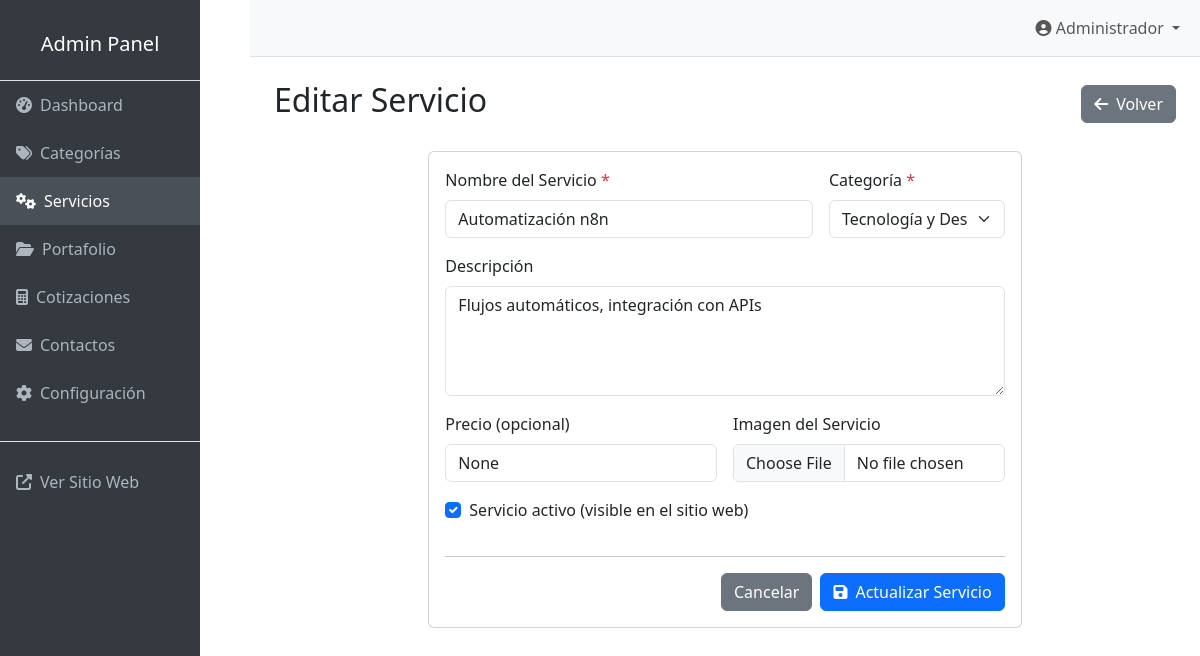
Page /admin/servicios/3/editar on the committed database.
### models.py (models this page shows, shortened)
class Service(db.Model):
    __tablename__ = 'services'
    id = db.Column(db.Integer, primary_key=True)
    id_categoria = db.Column(db.Integer, db.ForeignKey('categories.id'), nullable=False)
    nombre = db.Column(db.String(100), nullable=False)
    descripcion = db.Column(db.Text)
    precio = db.Column(db.String(50))
    imagen = db.Column(db.String(200))
    activo = db.Column(db.Boolean, default=True)
    created_at = db.Column(db.DateTime, default=datetime.utcnow)

### admin.py (the view, shortened to what this page needs)
@admin_bp.route('/servicios/<int:servicio_id>/editar', methods=['GET', 'POST'])
def editar_servicio(servicio_id):
    servicio = Service.query.get_or_404(servicio_id)
    categories = Category.query.all()
    return render_template('admin/servicio_form.html', servicio=servicio, categories=categories)

### app.py (called while the page is built)
def get_site_setting(key, default=''):
    setting = SiteSettings.query.filter_by(key=key).first()
    return setting.value if setting else default

def get_categories_with_services():
    categories = Category.query.all()
    categories_with_services = []
    for category in categories:
        services = Service.query.filter_by(id_categoria=category.id, activo=True).all()
        categories_with_services.append({
            'category': category,
            'services': services
        })
    return categories_with_services

@app.context_processor
def inject_site_data():
    return {
        'site_title': get_site_setting('site_title', 'Araiza Inc'),
        'company_name': get_site_setting('company_name', 'Araiza Inc'),
        'company_email': get_site_setting('company_email'),
        'company_phone': get_site_setting('company_phone'),
        'company_address': get_site_setting('company_address'),
        'facebook_url': get_site_setting('facebook_url'),
        'twitter_url': get_site_setting('twitter_url'),
        'linkedin_url': get_site_setting('linkedin_url'),
        'instagram_url': get_site_setting('instagram_url'),
        'logo_url': get_site_setting('logo_url'),
        'categories_menu': get_categories_with_services()
    }

### templates/admin/servicio_form.html (shortened to what this page needs)
{% extends "admin/base.html" %}
{% block content %}
<div class="d-flex justify-content-between align-items-center mb-4">
    <h2>{{ 'Editar Servicio' if servicio else 'Nuevo Servicio' }}</h2>
    <a href="{{ url_for('admin.servicios') }}" class="btn btn-secondary">
        <i class="fas fa-arrow-left me-2"></i>Volver
    </a>
</div>
<div class="row justify-content-center">
    <div class="col-lg-8">
        <div class="card">
            <div class="card-body">
                <form method="POST" enctype="multipart/form-data">
                    <div class="row g-3">
                        <div class="col-md-8">
                            <label for="nombre" class="form-label">Nombre del Servicio <span class="text-danger">*</span></label>
                            <input type="text" class="form-control" id="nombre" name="nombre"
                                   value="{{ servicio.nombre if servicio }}" required>
                        </div>
                        <div class="col-md-4">
                            <label for="id_categoria" class="form-label">Categoría <span class="text-danger">*</span></label>
                            <select class="form-select" id="id_categoria" name="id_categoria" required>
                                {% for category in categories %}
                                <option value="{{ category.id }}"
                                        {{ 'selected' if servicio and servicio.id_categoria == category.id }}>
                                    {{ category.nombre }}
                                </option>
                                {% endfor %}
                            </select>
                        </div>
                        <div class="col-12">
                            <label for="descripcion" class="form-label">Descripción</label>
                            <textarea class="form-control" id="descripcion" name="descripcion" rows="4"
                                      placeholder="Describe el servicio en detalle">{{ servicio.descripcion if servicio }}</textarea>
                        </div>
                        <div class="col-md-6">
                            <label for="precio" class="form-label">Precio (opcional)</label>
                            <input type="text" class="form-control" id="precio" name="precio"
                                   value="{{ servicio.precio if servicio }}"
                                   placeholder="Ej: Desde $500, Consultar, etc.">
                        </div>
                        <div class="col-md-6">
                            <label for="imagen" class="form-label">Imagen del Servicio</label>
                            <input type="file" class="form-control" id="imagen" name="imagen"
                                   accept="image/*">
                        </div>
                        <div class="col-12">
                            <div class="form-check">
                                <input class="form-check-input" type="checkbox" id="activo" name="activo"
                                       {{ 'checked' if not servicio or servicio.activo }}>
                                <label class="form-check-label" for="activo">
                                    Servicio activo (visible en el sitio web)
                                </label>
                            </div>
                        </div>
                        <div class="col-12">
                            <hr>
                            <div class="d-flex justify-content-end gap-2">
                                <a href="{{ url_for('admin.servicios') }}" class="btn btn-secondary">Cancelar</a>
                                <button type="submit" class="btn btn-primary">
                                    <i class="fas fa-save me-2"></i>{{ 'Actualizar' if servicio else 'Crear' }} Servicio
                                </button>
                            </div>
                        </div>
                    </div>
                </form>
            </div>
        </div>
    </div>
</div>
{% endblock %}

### rows in the picture
Service: nombre "Automatización n8n", descripcion "Flujos automáticos, integración con APIs", precio "None"

### other values in the picture
{{ 'Editar Servicio' if servicio else 'Nuevo Servicio' }} "Editar Servicio"
{{ 'Actualizar' if servicio else 'Crear' }} "Actualizar"
form field id_categoria "Tecnología y Desarrollo"
